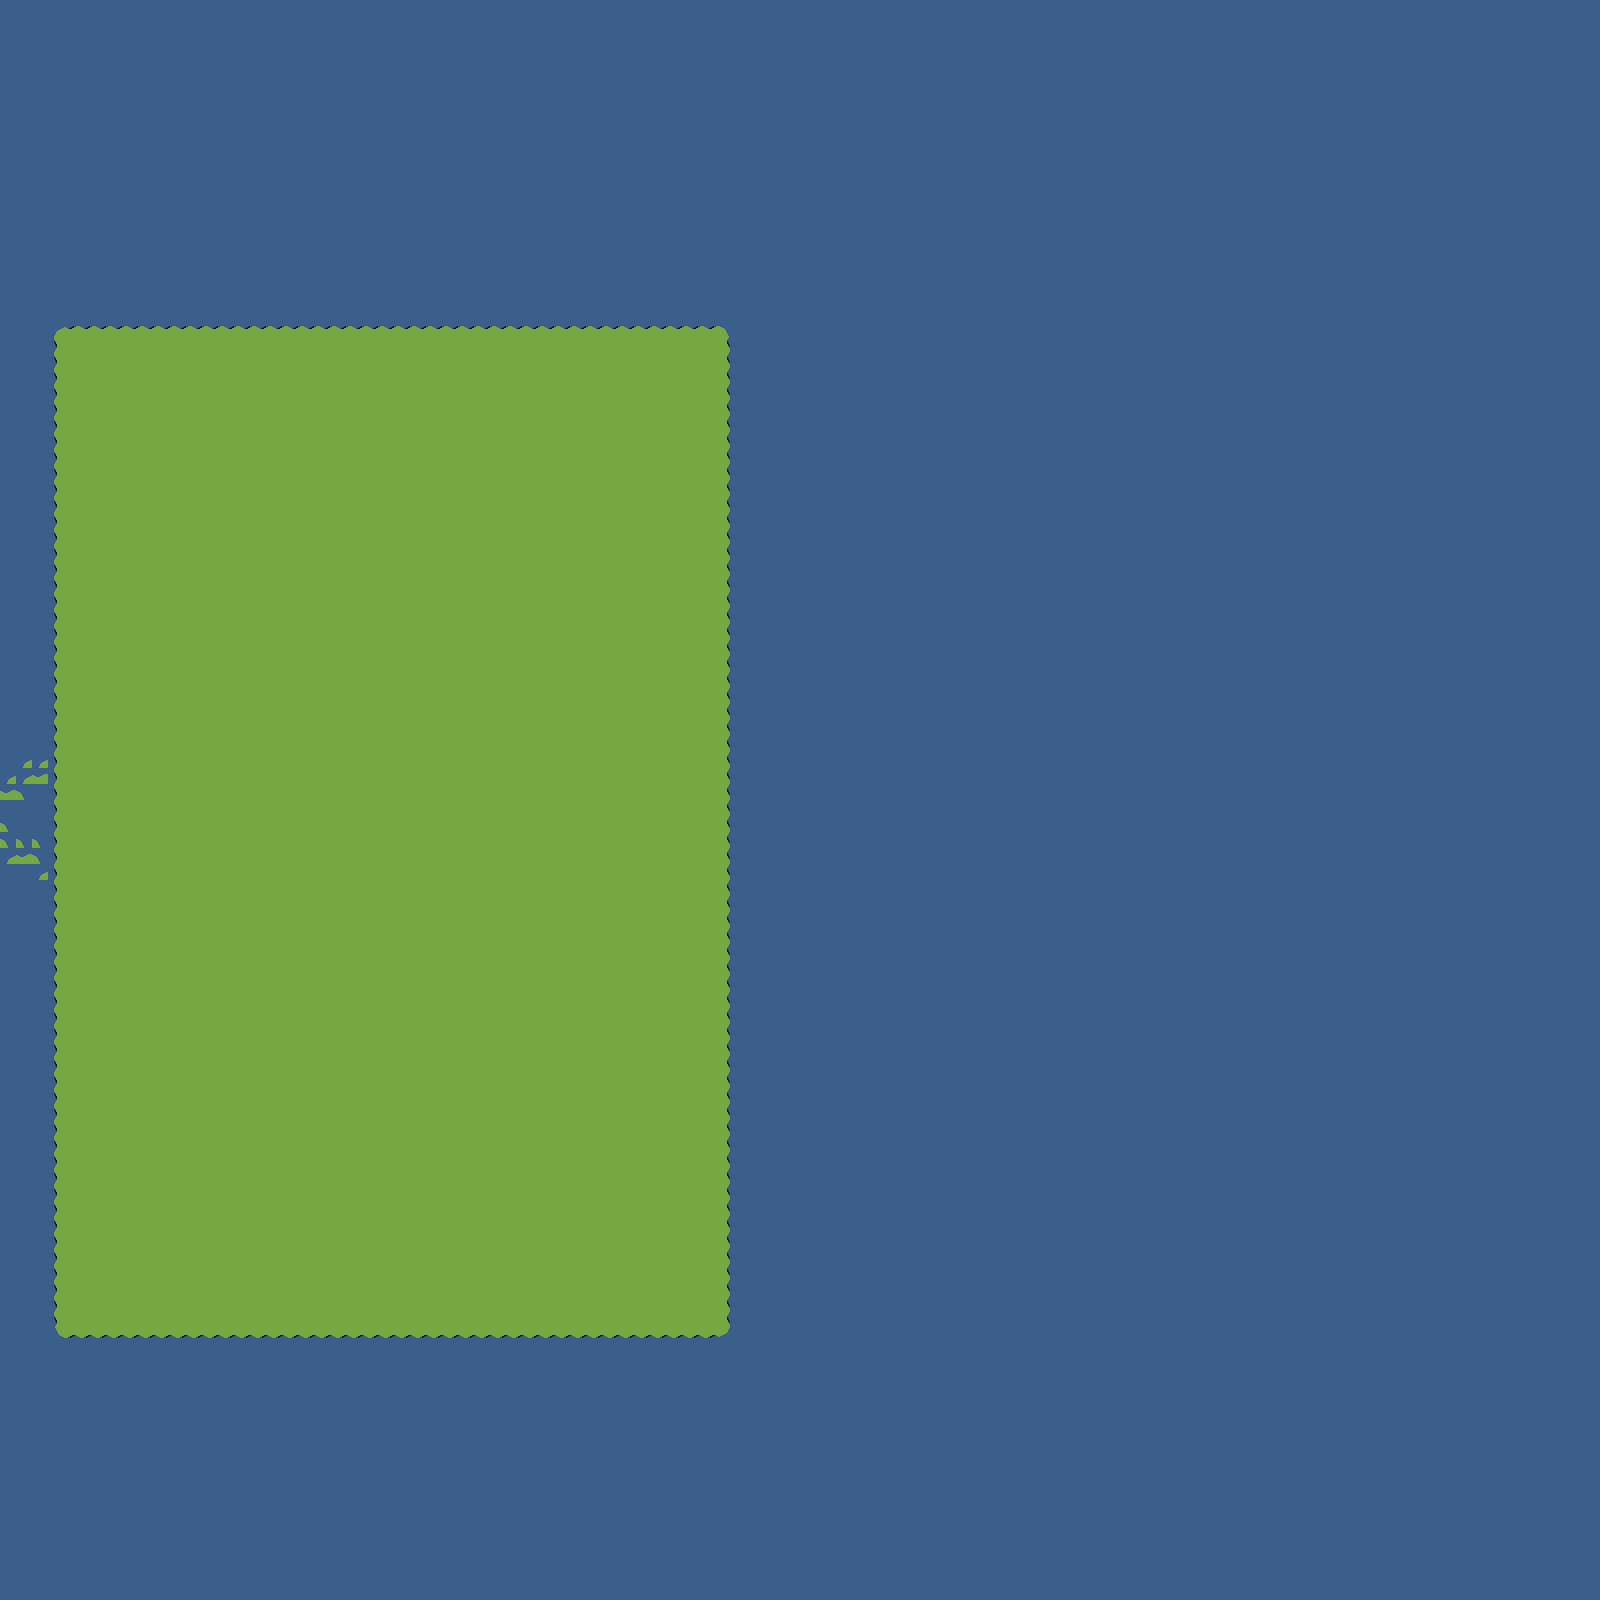

This is a level from a 2D game, rendered from its Tiled map with the project's own tilesets. A one-line summary and the map file follow, with tile-layer data summarised:
An orthogonal 100x100 tile map with 16x16 px tiles, 2 tile layers (Tile Layer 2, Tile Layer 1), 2 tilesets.

<map version="1.10" tiledversion="1.11.2" orientation="orthogonal" renderorder="right-down" width="100" height="100" tilewidth="16" tileheight="16" infinite="0" nextlayerid="6" nextobjectid="1">
 <editorsettings>
  <export target="Testing.lua" format="lua" />
 </editorsettings>
 <tileset firstgid="1" source="../Tilesets/Terrain.tsx" />
 <tileset firstgid="2177" source="../Tilesets/Things.tsx" />
 <layer id="5" name="Tile Layer 2" width="100" height="100">
  <data>[10000 cells, 238 non-empty, 9 distinct tile ids]</data>
 </layer>
 <layer id="4" name="Tile Layer 1" width="100" height="100">
  <data>[10000 cells, 9994 non-empty, 10 distinct tile ids]</data>
 </layer>
</map>
